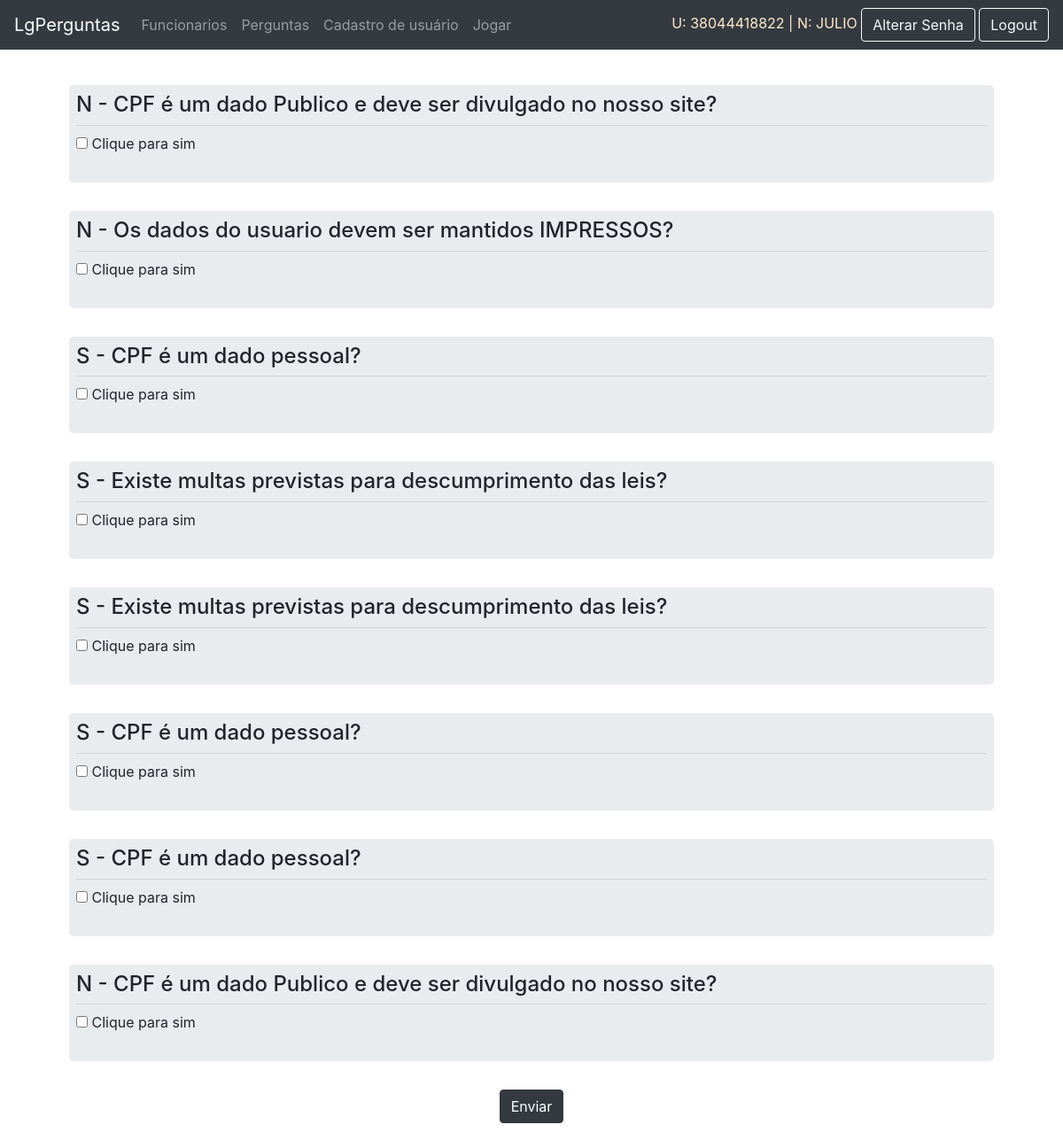
The page /jogo/ (signed in) on the database its author committed.
### app/models.py (models this page shows)
class AuthUser(models.Model):
    password = models.CharField(max_length=128)
    last_login = models.DateTimeField(blank=True, null=True)
    is_superuser = models.BooleanField()
    username = models.CharField(unique=True, max_length=150)
    first_name = models.CharField(max_length=128)
    email = models.CharField(max_length=254)
    is_staff = models.BooleanField()
    is_active = models.BooleanField()
    date_joined = models.DateTimeField(auto_now=True)
    last_name = models.CharField(max_length=150)
    class Meta:
        managed = False
        db_table = 'auth_user'

class PerguntaSimples (models.Model):
    empresa = models.ForeignKey(AuthUser, models.DO_NOTHING)
    descricao = models.CharField(max_length=254)
    resposta =  models.BooleanField()
    acertos = models.IntegerField(default = 0)
    erros = models.IntegerField(default = 0)

### app/views.py (the view)
# urls.py: path('jogo/',views.jogo),
@login_required(login_url='/login/')
def jogo(request):
    data = {}
    data['perguntas']=[]
    try:
        data['usuarios']= AuthUser.objects.filter(id = request.user.id)
        usuario = AuthUser.objects.get(id = request.user.id)
        f = Funcionario.objects.get(usuario = usuario)
        empresa = f.empresa
        data['pergunta'] = PerguntaSimples.objects.filter(empresa = empresa).order_by('?')
        x=0
        while x < 8:
            data['perguntas'].append(data['pergunta'][x])
            x+=1
        return render(request,'jogo.html',data)
    except:
        return render(request,'jogo.html',data)
    return render(request,'jogo.html',data)

### app/templates/jogo.html (shortened to what this page needs)
{% extends 'template.html' %}
{% block content %}
<div class="container my-5 p-5">
    <div class="row">
        <div class="col-md-12">
            <form action="../validar_resposta/" method="POST">
                {%for pergunta in perguntas %}
                <div class="row">
                    <div class="col-md-12">
                        <div class="jumbotron p-2">
                            <p class="h4"> {{pergunta.descricao}}</p>
                            <hr class="my-2">
                            <div class="form-group">
                                <input type="checkbox"name="resposta" value="{{pergunta.id}}">
                                <label for="">Clique para sim</label>
                            </div>
                        </div>
                    </div>
                </div>
                {% endfor %}
                <div class="row">
                    <div class="col-md-12 text-center">
                        <button type="submit" class="btn btn-dark">Enviar</button>
                    </div>
                </div>
            </form>
        </div>
    </div>
</div>
{% endblock %}

### app/templates/template.html (shortened to what this page needs)
<!doctype html>
<html lang="en">
  <head>
    <link rel="stylesheet" href="https://stackpath.bootstrapcdn.com/bootstrap/4.4.1/css/bootstrap.min.css">
    <link rel="stylesheet" href="https://unpkg.com/bootstrap-table@1.16.0/dist/bootstrap-table.min.css">
  </head>
  <body>
    <nav class="navbar navbar-expand-lg navbar-dark bg-dark mb-3  fixed-top">
  <a class="navbar-brand" href="/">LgPerguntas</a>
  <div class="collapse navbar-collapse" id="navbarSupportedContent">
    <ul class="navbar-nav mr-auto">
      {% if user.is_authenticated %}
      {% if user.is_superuser or user.is_staff %}
      <li>
        <a class="nav-link" href="/funcionarios/">Funcionarios</a>
      </li>
      <li>
        <a class="nav-link" href="/perguntas/">Perguntas</a>
      </li>
      <li>
        <a class="nav-link" href="/registro/">Cadastro de usuário</a>
      </li>
      {%endif%}
      <li class="nav-item">
        <a class="nav-link" href="/jogo">Jogar</a>
      </li>
      {% endif %}
    </ul>
      <div class="ml-auto">
        {% if user.is_authenticated %}
        {% for item in usuarios%}
          <h7 style="color: blanchedalmond;">U: {{item.username}} | N: {{item.first_name}}</h7>
        {%endfor%}
        <a class="btn btn-outline-light" href="/altsenha/">Alterar Senha</a>
        <a class="btn btn-outline-light" href="/logout/">Logout</a>
      </div>
    {% endif %}
  </div>
</nav>
    {% block content%}
    {% endblock %}
  </body>
</html>

### rows shown on the page
PerguntaSimples: descricao "N - CPF é um dado Publico e deve ser divulgado no nosso site?"
PerguntaSimples: descricao "N - Os dados do usuario devem ser mantidos IMPRESSOS?"
PerguntaSimples: descricao "S - CPF é um dado pessoal?"
PerguntaSimples: descricao "S - Existe multas previstas para descumprimento das leis?"

### other values the page prints
{{ item.username }} "38044418822"
{{ item.first_name }} "JULIO"
